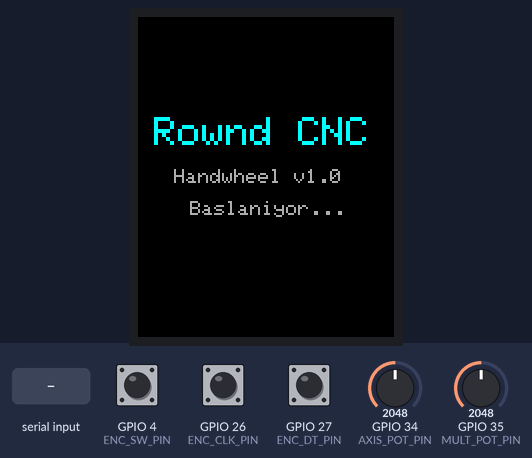
A program run on a simulated ESP32-S3. Shown: 128×160 colour display. The test bench sets the inputs (shaded band); at power-on: GPIO 34 (AXIS_POT_PIN) = 2048, GPIO 35 (MULT_POT_PIN) = 2048, GPIO 4 (ENC_SW_PIN) HIGH, GPIO 26 (ENC_CLK_PIN) HIGH, GPIO 27 (ENC_DT_PIN) HIGH. What the program prints to the serial monitor is not drawn.

Above: at 1.5 s.
1.6 s: "<\n" received over Serial
At 2.1 s:
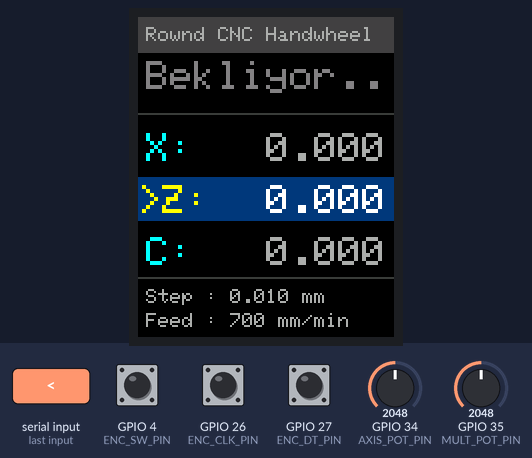
3.1 s: GPIO 34 (AXIS_POT_PIN) set to 1625
6.1 s: GPIO 34 (AXIS_POT_PIN) set to 1515
At 7.0 s:
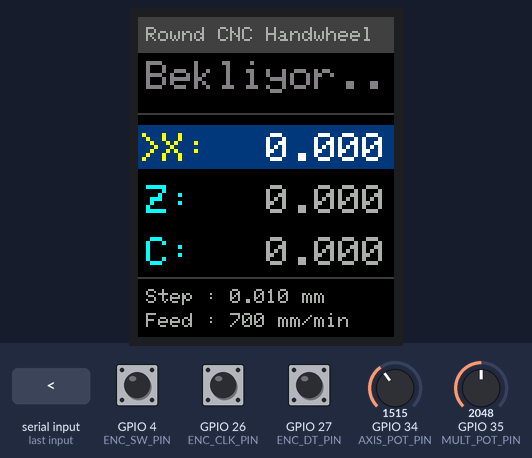
7.6 s: GPIO 35 (MULT_POT_PIN) set to 983
At 8.1 s:
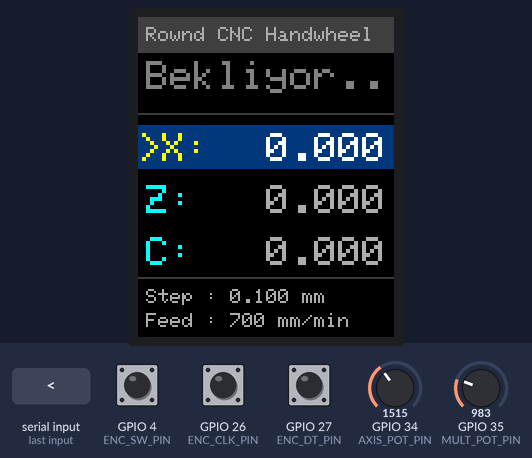
9.1 s: GPIO 35 (MULT_POT_PIN) set to 898
At 10.3 s:
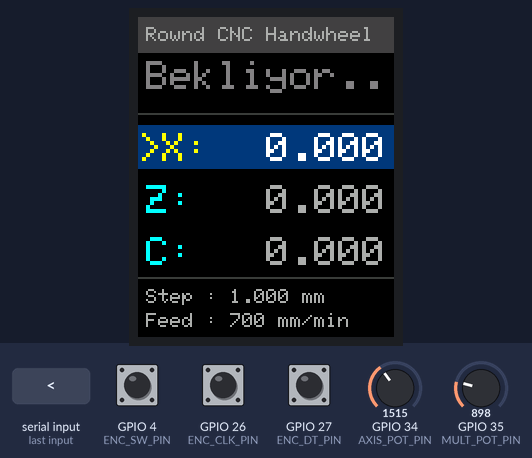
10.6 s: GPIO 34 (AXIS_POT_PIN) set to 333
12.1 s: GPIO 34 (AXIS_POT_PIN) set to 296
At 12.8 s:
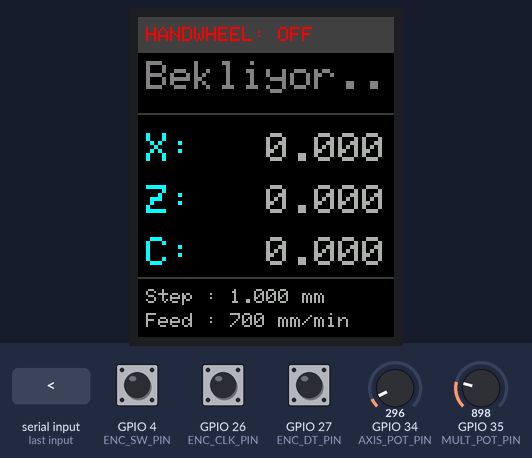
Timing chart, 0 to 14.6 s (numbered marks = the images above; inputs shaded):
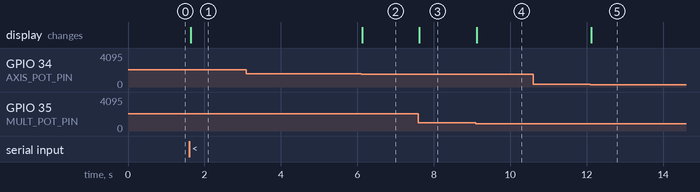

The program:

main.cpp
```cpp
// ============================================================
//
//  Kaan Ayyıldız - Rownd Precision Temmuz-Ağustos 2026 Stajyeri

//  Sabit Feed rate: 700 mm/dak, Step: 0.01/0.1/1.0 mm CNC Torna El Çarkı.
//  Metal çark geldiği zaman yeni 3d tasarım yapılmalı ve step/mult potansiyometreleri eklenmelidir.
//  Proje 3D çizim dosyaları Ömer Faruk Coşkun tarafından hazırlanmıştır.
//  Pi bridge.js ile CNCjs arasında USB-Serial köprü görevi görür. ESP32, USB üzerinden Pi'ye bağlanır ve bridge.js ile CNCjs'e veri aktarır.
//  Kurulum için: pi_kurulum_klavuzu.md dosyasına bakınız.
//  Tarih: 28.07.2026
//
// ============================================================
//  Rownd CNC Handwheel — ESP32 USB-Serial Firmware
//  Donanım: HW-040 Encoder + 1.44" ST7735 TFT (SPI, 128x128)
//  Hedef:   ESP32 → USB → Pi → bridge.js → cncjs
//
//  Encoder Bağlantısı:
//    HW-040 GND → ESP32 GND
//    HW-040  +  → ESP32 3.3V
//    HW-040 CLK → GPIO 26
//    HW-040  DT → GPIO 27
//    HW-040  SW → GPIO 4
//
//  TFT Bağlantısı (Donanım SPI):
//    ST7735 GND → ESP32 GND
//    ST7735 VCC → ESP32 3.3V
//    ST7735 SDA → GPIO 23  (ESP32 MOSI)
//    ST7735 SCL → GPIO 18  (ESP32 SCLK)
//    ST7735 CS  → GPIO 5
//    ST7735 DC  → GPIO 2
//    ST7735 RES → GPIO 15
// ============================================================
#include <Arduino.h>
#include <SPI.h>
#include <Adafruit_GFX.h>
#include <Adafruit_ST7735.h>
#include "esp_system.h"

// ── TFT Pin Tanımları (1.44" ST7735, 128x128) ──────────────
//
// SECENEK A — Donanım SPI (Hızlı, önerilen):
//   Modülün "SDA" pini → GPIO 23 (ESP32 MOSI)
//   Modülün "SCL" pini → GPIO 18 (ESP32 SCLK)
//
// SECENEK B — Yazılım SPI (GPIO 21/22 kullanmak istersen):
//   Modülün "SDA" pini → GPIO 21 (ESP32'nin I2C SDA pini, SPI olarak kullan)
//   Modülün "SCL" pini → GPIO 22 (ESP32'nin I2C SCL pini, SPI olarak kullan)
//   MOSI/SCLK satırlarını uncomment et, Adafruit_ST7735 çağrısını değiştir

#define TFT_CS    5    // Chip Select
#define TFT_DC    2    // Data/Command (DC / A0 / RS)
#define TFT_RST   15   // Reset

// SECENEK A — Donanım SPI (MOSI=GPIO23, SCLK=GPIO18 otomatik kullanılır)
Adafruit_ST7735 tft = Adafruit_ST7735(TFT_CS, TFT_DC, TFT_RST);

// SECENEK B — Yazılım SPI (GPIO 21/22 istersen)
// #define TFT_MOSI  21   // Modülün SDA/DIN pini
// #define TFT_SCLK  22   // Modülün SCL pini
// Adafruit_ST7735 tft = Adafruit_ST7735(TFT_CS, TFT_DC, TFT_MOSI, TFT_SCLK, TFT_RST);

// Renk sabitleri
#define COLOR_BG       ST77XX_BLACK
#define COLOR_LABEL    0x07FF   // Cyan
#define COLOR_VALUE    ST77XX_WHITE
#define COLOR_STATE    ST77XX_WHITE
#define COLOR_ALARM    ST77XX_RED
#define COLOR_JOG      ST77XX_YELLOW
#define COLOR_HEADER   0x4208   // Koyu gri

// ── Encoder Pin Tanımları ────────────────────────────────────
#define ENC_CLK_PIN   26   // HW-040 CLK (A fazı)
#define ENC_DT_PIN    27   // HW-040 DT  (B fazı)
#define ENC_SW_PIN    4    // HW-040 SW  (Buton — ileride eksen/mod seçimi)

// ── Potansiyometre Pin Tanımları ─────────────────────────────
#define AXIS_POT_PIN  34   // Eksen seçim potansiyometresi (OFF, X, Y, Z)
#define MULT_POT_PIN  35   // Çözünürlük seçim potansiyometresi (0.01, 0.1, 1.0)

// ── Protokol Sabitleri ───────────────────────────────────────
#define SERIAL_BAUD_RATE        115200  // bridge.js ile eşleşmeli

// ── Watchdog (Kalp Atışı) ────────────────────────────────────
// bridge.js, 600ms sessizlik → JogCancel (0x85) atar.
// Biz her 200ms'de bir '?' göndererek "hayattayım" deriz.
#define HEARTBEAT_INTERVAL_MS   200

// ── Accumulator Ayarları ─────────────────────────────────────
#define JOG_INTERVAL_MS         150    // Paket yollama periyodu (ms)
#define JOG_FEED_RATE           700    // Jog besleme hızı (mm/dak)

// ── Dinamik Ayarlar (Potansiyometrelerden okunur) ────────────
static float currentStepMM    = 0.01f;
static char  selectedAxis     = 'O';   // 'O'=OFF, 'X', 'Y', 'Z'
static float lastStepMM       = -1.0f; // UI güncelleme takibi
static char  lastSelectedAxis = 'U';   // UI güncelleme takibi

// ── Debounce ─────────────────────────────────────────────────
#define DEBOUNCE_DELAY_MS       50

// ── Ekran Hazır Bayrağı ────────────────────────────────
// İlk updateDisplay() çağrısında hoşgeldin ekranını silip temiz başlat.
// Sonraki çağrılarda partial fillRect ile güncelleme yapılır.
static bool tftReady = false;

// ── Encoder ISR Değişkenleri ─────────────────────────────────
// Her fiziksel tıkta quadrature state machine 4 geçiş üretir.
// Gerçek detent sayısı = encoderRaw / 4
// Detent bölme işlemi loop'ta yapılır, ISR'de değil.
volatile int32_t encoderRaw = 0;

// ── Timing ───────────────────────────────────────────────────
static unsigned long lastPacketTime    = 0;
static unsigned long lastHeartbeatTime = 0;
static unsigned long lastDebounceTime  = 0;
static int           lastButtonState   = HIGH;
static int           stableButtonState = HIGH;

// ── Makine Durumu ─────────────────────────────────────────────
// Bridge.js → ESP32 yönünde gelen durum raporundan parse edilir.
struct MachineStatus {
    char  state[12];  // "Idle", "Jog", "Run", "Alarm", "Hold"...
    float x, z, c;
    bool  valid;      // İlk geçerli veri gelene kadar false
};
static MachineStatus machineStatus = { "---", 0.0f, 0.0f, 0.0f, false };

// ── Gelen Satır Buffer'ı ─────────────────────────────────────
// Bridge.js'den gelen "ok\n", "<Idle|MPos:...>\n" vb. satırlar
static char   rxBuf[128];
static uint8_t rxLen = 0;

// ─────────────────────────────────────────────────────────────
// ENCODER ISR — Quadrature State Machine
// ─────────────────────────────────────────────────────────────
void IRAM_ATTR handleEncoderChange() {
    static uint8_t old_AB = 0;
    uint8_t A = digitalRead(ENC_CLK_PIN);
    uint8_t B = digitalRead(ENC_DT_PIN);

    // 2 bitlik mevcut durum → 4 bitlik geçiş kodu
    uint8_t current_AB = (A << 1) | B;
    uint8_t state      = (old_AB << 2) | current_AB;

    // Geçerli CW geçişleri
    if (state == 0b1101 || state == 0b0100 ||
        state == 0b0010 || state == 0b1011) {
        encoderRaw++;
    }
    // Geçerli CCW geçişleri
    else if (state == 0b1110 || state == 0b0111 ||
             state == 0b0001 || state == 0b1000) {
        encoderRaw--;
    }
    // Diğer tüm geçişler (bounce/skip): yok say

    old_AB = current_AB;
}

// ─────────────────────────────────────────────────────────────
// STATUS PARSER
// Grbl/FluidNC durum satırı: <State|MPos:X,Y,Z,A|FS:f,s|R:m>
// ─────────────────────────────────────────────────────────────
void parseStatusLine(const char* line) {
    if (line[0] != '<') return;

    // State bölümü: '<' ile '|' arasındaki metin
    const char* stateEnd = strchr(line + 1, '|');
    if (!stateEnd) return;
    size_t stateLen = (size_t)(stateEnd - (line + 1));
    if (stateLen >= sizeof(machineStatus.state))
        stateLen = sizeof(machineStatus.state) - 1;
    strncpy(machineStatus.state, line + 1, stateLen);
    machineStatus.state[stateLen] = '\0';

    // MPos: X,Y,Z,...
    const char* mpos = strstr(line, "MPos:");
    if (!mpos) return;
    mpos += 5;  // "MPos:" uzunluğu

    machineStatus.x = atof(mpos);
    const char* c1 = strchr(mpos, ',');
    if (!c1) return;
    machineStatus.c = atof(c1 + 1); // 2. değer (C ekseni)
    const char* c2 = strchr(c1 + 1, ',');
    if (!c2) return;
    machineStatus.z = atof(c2 + 1); // 3. değer (Z ekseni)

    machineStatus.valid = true;
}

// ─────────────────────────────────────────────────────────────
// TFT EKRAN GÜNCELLEMESİ (ST7735 128x160)
// ─────────────────────────────────────────────────────────────
// Layout:
//   y=  0–18 : Başlık şeridi
//   y= 22–46 : Makine durumu (text 2)
//   y= 48    : Ayırıcı
//   y= 54–74 : X koordinatı  (text 2)
//   y= 80–100: Y koordinatı  (text 2)
//   y=106–126: Z koordinatı  (text 2)
//   y=130    : Ayırıcı
//   y=134–142: Step bilgisi  (text 1)
//   y=148–156: Feed hızı     (text 1)
// ─────────────────────────────────────────────────────────────
void updateDisplay() {
    char buf[20];

    // İlk çağrıda hoşgeldin ekranını tamamen sil, sabit çerçeveyi çiz
    if (!tftReady) {
        tft.fillScreen(ST77XX_BLACK);
        // Sabit ayırıcı çizgiler
        tft.drawFastHLine(0, 48, 128, 0x39E7);
        tft.drawFastHLine(0, 130, 128, 0x39E7);
        tftReady = true;
    }

    // ── Başlık Şeridi (Dinamik) ──────────────────────────────
    static char lastHeaderState = 'U';
    if (selectedAxis != lastHeaderState) {
        tft.fillRect(0, 0, 128, 18, COLOR_HEADER);
        tft.setTextSize(1);
        tft.setCursor(4, 5);
        if (selectedAxis == 'O') {
            tft.setTextColor(ST77XX_RED);
            tft.print("HANDWHEEL: OFF");
        } else {
            tft.setTextColor(0xAD75);
            tft.print("Rownd CNC Handwheel");
        }
        lastHeaderState = selectedAxis;
    }

    // Durum rengi
    uint16_t stateColor = ST77XX_WHITE;
    if      (strncmp(machineStatus.state, "Alarm", 5) == 0) stateColor = ST77XX_RED;
    else if (strncmp(machineStatus.state, "Jog",   3) == 0) stateColor = ST77XX_YELLOW;
    else if (strncmp(machineStatus.state, "Run",   3) == 0) stateColor = ST77XX_YELLOW;
    else if (strncmp(machineStatus.state, "Hold",  4) == 0) stateColor = 0xFD20;

    // ── Makine Durumu (y=20, h=26) ───────────────────────────
    tft.fillRect(0, 20, 128, 26, ST77XX_BLACK);
    tft.setTextSize(2);
    tft.setTextColor(stateColor);
    tft.setCursor(4, 22);
    if (machineStatus.valid) {
        tft.print(machineStatus.state);
    } else {
        tft.setTextColor(0x8410);
        tft.print("Bekliyor..");
    }

    // ── X / Z / C Koordinatları ve Seçili Eksen Vurgusu ──────
    const float vals[3] = { machineStatus.x, machineStatus.z, machineStatus.c };
    const char axesChars[3] = { 'X', 'Z', 'C' };

    for (int i = 0; i < 3; i++) {
        uint8_t y = 54 + i * 26;
        bool isActive = (selectedAxis == axesChars[i]);

        // Aktif ise lacivert (0x01CF) arka plan, değilse siyah
        uint16_t bgColor = isActive ? 0x01CF : ST77XX_BLACK;
        uint16_t labelColor = isActive ? ST77XX_YELLOW : COLOR_LABEL;
        uint16_t valColor = isActive ? ST77XX_WHITE : 0xAD75;

        // Tüm satırı (128x22) arka plan rengiyle boya (highlight)
        tft.fillRect(0, y, 128, 22, bgColor);

        tft.setTextSize(2);
        tft.setTextColor(labelColor);

        // Metni dikeyde ortalamak için y+4 kullanıyoruz (Kutu h=22, Metin h=14)
        tft.setCursor(isActive ? 0 : 4, y + 4);
        if (isActive) tft.print(">");
        tft.print(axesChars[i]);
        tft.print(":");

        snprintf(buf, sizeof(buf), "%8.3f", vals[i]);
        tft.setTextColor(valColor);
        tft.setCursor(28, y + 4);
        tft.print(buf);
    }

    // ── Alt bilgi: Step/Feed ─────────────────────────────────
    static float lastPrintedStep = -1.0f;
    if (currentStepMM != lastPrintedStep) {
        tft.fillRect(0, 132, 128, 28, ST77XX_BLACK);
        tft.setTextSize(1);
        tft.setTextColor(0xAD75);
        tft.setCursor(4, 136);
        snprintf(buf, sizeof(buf), "Step : %.3f mm", currentStepMM);
        tft.print(buf);
        tft.setCursor(4, 148);
        snprintf(buf, sizeof(buf), "Feed : %d mm/min", JOG_FEED_RATE);
        tft.print(buf);
        lastPrintedStep = currentStepMM;
    }
}


// ─────────────────────────────────────────────────────────────
void setup() {
    Serial.begin(SERIAL_BAUD_RATE);

    // TFT başlat (1.8" / 128x160 ST7735)
    tft.initR(INITR_BLACKTAB);  // 128x160 modüller için BLACKTAB
    tft.setRotation(0);          // 0-3 arası, ekran yönüne göre ayarla
    tft.fillScreen(COLOR_BG);

    // Hoşgeldin ekranı (128x160 ortasına yerleştirilmiş)
    tft.setTextSize(2);
    tft.setTextColor(COLOR_LABEL);
    tft.setCursor(8, 50);
    tft.print("Rownd CNC");
    tft.setTextSize(1);
    tft.setTextColor(0xAD75);
    tft.setCursor(18, 76);
    tft.print("Handwheel v1.0");
    tft.setCursor(26, 92);
    tft.print("Baslaniyor...");

    // Boot nedenini bridge.js'e bildir
    delay(200);
    Serial.print("@RST ");
    Serial.print((int)esp_reset_reason());
    Serial.print("\n");

    // Encoder pinleri
    pinMode(ENC_CLK_PIN, INPUT_PULLUP);
    pinMode(ENC_DT_PIN,  INPUT_PULLUP);
    pinMode(ENC_SW_PIN,  INPUT_PULLUP);

    attachInterrupt(digitalPinToInterrupt(ENC_CLK_PIN), handleEncoderChange, CHANGE);
    attachInterrupt(digitalPinToInterrupt(ENC_DT_PIN),  handleEncoderChange, CHANGE);
}

// ── Potansiyometre Filtresi (Ortalama ve Hysteresis) ──────────
int readAnalogFiltered(uint8_t pin) {
    long sum = 0;
    for (int i = 0; i < 16; i++) {
        sum += analogRead(pin);
    }
    return sum / 16;
}

char getAxisState(int adcVal, char currentState) {
    const int margin = 80; // Titremeyi önlemek için tolerans payı

    if (currentState == 'O') {
        if (adcVal > 400 + margin) return 'X';
    } else if (currentState == 'X') {
        if (adcVal < 400 - margin) return 'O';
        if (adcVal > 1632 + margin) return 'Z';
    } else if (currentState == 'Z') {
        if (adcVal < 1632 - margin) return 'X';
        if (adcVal > 2864 + margin) return 'C';
    } else if (currentState == 'C') {
        if (adcVal < 2864 - margin) return 'Z';
    }

    // İlk okuma
    if (currentState == 'U') {
        if      (adcVal < 400) return 'O';
        else if (adcVal < 1632) return 'X';
        else if (adcVal < 2864) return 'Z';
        else                   return 'C';
    }
    return currentState;
}

float getMultState(int rawAdc, float currentMult) {
    const int margin = 80;

    // Potansiyometre bağlantısı fiziksel olarak ters ise (sol = 4095, sağ = 0)
    // Değeri yazılımsal olarak tersine çeviriyoruz:
    int adcVal = 4095 - rawAdc;

    if (currentMult == 0.001f) {
        if (adcVal > 1024 + margin) return 0.01f;
    } else if (currentMult == 0.01f) {
        if (adcVal < 1024 - margin) return 0.001f;
        if (adcVal > 2048 + margin) return 0.10f;
    } else if (currentMult == 0.10f) {
        if (adcVal < 2048 - margin) return 0.01f;
        if (adcVal > 3072 + margin) return 1.00f;
    } else if (currentMult == 1.00f) {
        if (adcVal < 3072 - margin) return 0.10f;
    }

    // İlk okuma
    if (currentMult < 0.0f) {
        if      (adcVal < 1024) return 0.001f;
        else if (adcVal < 2048) return 0.01f;
        else if (adcVal < 3072) return 0.10f;
        else                    return 1.00f;
    }
    return currentMult;
}

// ─────────────────────────────────────────────────────────────
void loop() {
    unsigned long now = millis();

    // ── 0. POTANSİYOMETRE OKUMA ───────────────────────────────
    // Gürültüyü önlemek için ortalama alınır ve eşiklerde hysteresis uygulanır
    int axisVal = readAnalogFiltered(AXIS_POT_PIN);
    selectedAxis = getAxisState(axisVal, lastSelectedAxis);

    int multVal = readAnalogFiltered(MULT_POT_PIN);
    currentStepMM = getMultState(multVal, lastStepMM);

    // Eğer potansiyometrelerden biri değişirse ekranı beklemeden güncelle
    if (selectedAxis != lastSelectedAxis || currentStepMM != lastStepMM) {
        if (tftReady) { // Sadece ekran hazır olduktan sonra
            updateDisplay();
        }
        lastSelectedAxis = selectedAxis;
        lastStepMM = currentStepMM;
    }

    // ── 1. WATCHDOG ───────────────────────────────────────────
    if (now - lastHeartbeatTime >= HEARTBEAT_INTERVAL_MS) {
        Serial.write('?');
        lastHeartbeatTime = now;
    }

    // ── 2. SW BUTON DEBOUNCE ─────────────────────────────────
    int rawSW = digitalRead(ENC_SW_PIN);
    if (rawSW != lastButtonState) lastDebounceTime = now;
    if ((now - lastDebounceTime) > DEBOUNCE_DELAY_MS && rawSW != stableButtonState) {
        stableButtonState = rawSW;
        if (stableButtonState == LOW) {
            // İleride: JogCancel, eksen seçimi vb.
        }
    }
    lastButtonState = rawSW;

    // ── 3. ENCODER → JOG PAKETI ──────────────────────────────
    if (now - lastPacketTime >= JOG_INTERVAL_MS) {
        lastPacketTime = now;

        // ISR'den atomik okuma: kısa süreliğine interrupt'ları durdur
        noInterrupts();
        int32_t raw = encoderRaw;
        encoderRaw  = 0;
        interrupts();

        int32_t detents   = raw / 2;
        int32_t remainder = raw % 2;

        noInterrupts();
        encoderRaw += remainder;
        interrupts();

        if (detents != 0 && selectedAxis != 'O') {
            float distance = detents * currentStepMM;

            // $J= : Grbl jogging komutu
            //   G91 = artımlı mod, G21 = mm birimi
            //   Sonuna \n OLMALI (standart G-code satırı)
            //   CW → detents pozitif → eksen pozitif yönde
            //   CCW → detents negatif → eksen negatif yönde
            String cmd = "$J=G91G21" + String(selectedAxis) + String(distance, 3) + "F" + String(JOG_FEED_RATE) + "\n";
            Serial.print(cmd);
        }
    }

    // ── 4. GELİŞ PARSER → OLED ───────────────────────────────
    // Bridge.js'den gelen satırları biriktir, tam satır gelince parse et.
    // Grbl durum satırı: <State|MPos:X,Y,Z,...|FS:...|R:...>
    while (Serial.available() > 0) {
        char c = (char)Serial.read();

        if (c == '\n' || c == '\r') {
            if (rxLen > 0) {
                rxBuf[rxLen] = '\0';

                // Sadece '<' ile başlayan durum satırlarını parse et
                if (rxBuf[0] == '<') {
                    parseStatusLine(rxBuf);
                    updateDisplay();
                }
                rxLen = 0;
            }
        } else if (rxLen < (uint8_t)(sizeof(rxBuf) - 1)) {
            rxBuf[rxLen++] = c;
        } else {
            // Buffer taşması — sıfırla (kötü data)
            rxLen = 0;
        }
    }
}
```

Measured:
- the behaviour switches between 1552 and 1551 on GPIO 34 (AXIS_POT_PIN) (found by bisection; images 1 and 2)
- the behaviour switches between 943 and 942 on GPIO 35 (MULT_POT_PIN) (found by bisection; images 3 and 4)
- the behaviour switches between 320 and 319 on GPIO 34 (AXIS_POT_PIN) (found by bisection; images 4 and 5)
- after the input at 1.6 s, the display: changes after 0.05 s (image 1)
- after the input at 3.1 s, every drawn part: stays the same
- after the input at 6.1 s, the display: changes at once (image 2)
- after the input at 7.6 s, the display: changes at once (image 3)
- after the input at 9.1 s, the display: changes at once (image 4)
- after the input at 10.6 s, every drawn part: stays the same
- after the input at 12.1 s, the display: changes at once (image 5)
